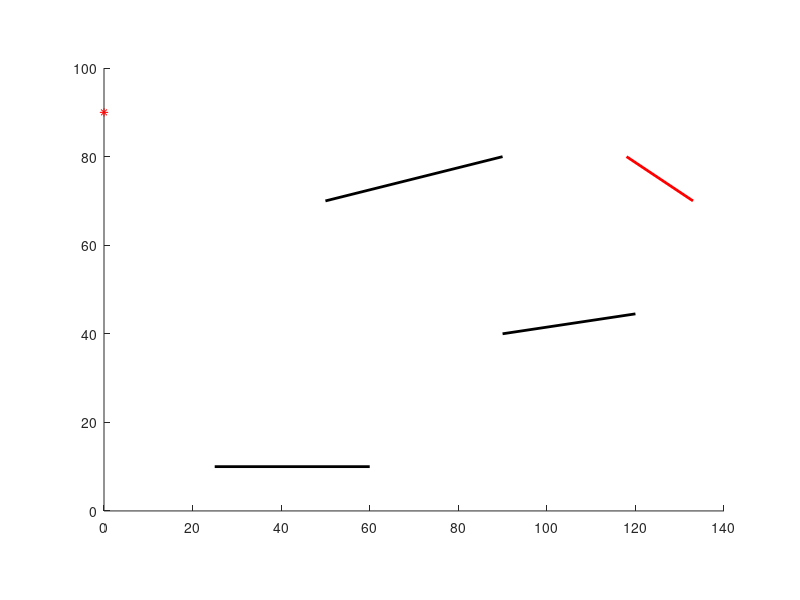

Reproduce this figure in MATLAB. (Note: this script raises an error after producing the figure.)
%% 主函数
clc;clear;
tic %开始计时
x0=0;y0=90; %光源
Ax=25;Ay=10; %平面镜左端
Bx=60;By=10; %平面镜右端
km1=(By-Ay)/(Bx-Ax); %镜斜率
jm1=Ay-km1*Ax; %镜截距

Cx=50;Cy=70; %mirror2左
Dx=90;Dy=80; %mirror2右
km2=(Cy-Dy)/(Cx-Dx);
jm2=Cy-km2*Cx; 

Ex=90;Ey=40;%mirror3左
Fx=120;Fy=44.5;
km3=(Fy-Ey)/(Fx-Ex);
jm3=Fy-km3*Fx;

Gx=118;Gy=80;%detector左
Hx=133;Hy=70;
kd=(Hy-Gy)/(Hx-Gx);
jd=Gy-kd*Gx;

%画
hold on; %画在同一张
daspect([1,1,1]); %设置比例尺

%两点式
M=plot([Ax,Bx],[Ay,By],'k','Linewidth',2);%平面镜1
plot([Cx,Dx],[Cy,Dy],'k','Linewidth',2);%平面镜2
plot([Ex,Fx],[Ey,Fy],'k','Linewidth',2);%平面镜3
D=plot([Gx,Hx],[Gy,Hy],'r','Linewidth',2);%探测器
S=scatter(x0,y0,'r','*'); %画出光源
Nn=4; %入射光线数

z=Ax:1:Bx; %设置离散点
%在平面镜上随机取Nn个点
Px=z(randperm(numel(z),Nn)); 
Py=km1*Px+jm1;

for i=1:Nn
    [x3,y3,flag]=reflect(x0,y0,Px(i),Py(i),km1,km2,jm2,Cx,Dx,i);%第一次反射
    if flag==0
        continue; %flag=0 表示没打中,不会执行接下来的反射
    end
    [x4,y4,flag]=reflect(Px(i),Py(i),x3,y3,km2,km3,jm3,Ex,Fx,i);%第二次反射
    if flag==0
        continue;
    end
    [x5,y5,flag]=reflect(x3,y3,x4,y4,km3,kd,jd,Gx,Hx,i);%第三次反射
end
title('反射定律可视化','FontWeight','bold')%标题加粗
legend([M D S],'mirror','detector','source','Location','southeast');%图例locte in东南
axis equal
set(gca,'color','none');
axis off;
hold off;
toc %停止计时
%% 主函数中用到的函数
%input:入射光路上一点x1y1 反射点x2y2 反射镜斜率km
% 目标线段(cd)的斜率ko和截距jo,端点横坐标CxDx,i用于选颜色
%output:画出从入射光路上一点出发,经一次反射,打到cd上的完整光路
% x3 y3反射光与cd所在直线的交点,flag表示能否打中
function [x3,y3,flag]=reflect(x1,y1,x2,y2,km,ko,jo,Cx,Dx,i)
    coArray=['#0072BD';'#D95319';'#EDB120';'#7E2F8E';'#77AC30';'#4DBEEE';'#A2142F'];%颜色库
    color=coArray(mod(i,7)+1,:); %根据i选定一种颜色
    if Cx>Dx %保证Cx较小
        t=Cx;
        Cx=Dx;
        Dx=t;
    end
    plot([x1,x2],[y1,y2],'Color',color,'Linewidth',1.5);%画入射光线
    %km=0,法线斜率为Inf,故分类讨论
    if km==0
        x3=2*x2-x1;
        y3=y1;
    else
        [x3,y3]=symmetry(x1,y1,-1/km,y2+x2/km); %关于法线的对称点
    end
    kr=(y3-y2)/(x3-x2); %反射光斜率
    jr=y2-kr*x2;
    [x3,y3]=linecross(kr,jr,ko,jo);%反射光与cd的交点
    if x3>=Cx && x3<=Dx
        plot([x2,x3],[y2,y3],'Color',color,'Linewidth',1.5);%画反射光线
        flag=1;%打中
    else
        xx=1.03*x3;  %取一个稍远一点的点,表示没打中
        yy=kr*xx+jr; 
        plot([x2,xx],[y2,yy],'Color',color,'Linewidth',1.5);
        flag=0;%没打中
    end
end
%% 求已知点关于已知直线的对称点
%x1,y1 已知点
% k b 对称轴斜率、截距
function [x2,y2]=symmetry(x1,y1,k,b)
    if k==-inf || inf
        
    end
    [x_c,y_c]=linecross(k,b,-1/k,y1+x1/k); %已知点和对称点的连线与对称轴的交点
    x2=2*x_c-x1; %中点在对称轴上
    y2=2*y_c-y1;
end
%推导: 1.中点在对称轴上 2. 连线与对称轴垂直
%% 已知两条直线的斜率和截距，求交点坐标
function [x,y]=linecross(k1,b1,k2,b2)
  x=[];
  y=[];
  if k1==k2 && b1==b2
      disp('重合');
  elseif k1==k2 && b1~=b2
      disp('无交点');
  else
     x=(b2-b1)/(k1-k2);
     y=k1*x+b1;
  end
end
%联立解方程